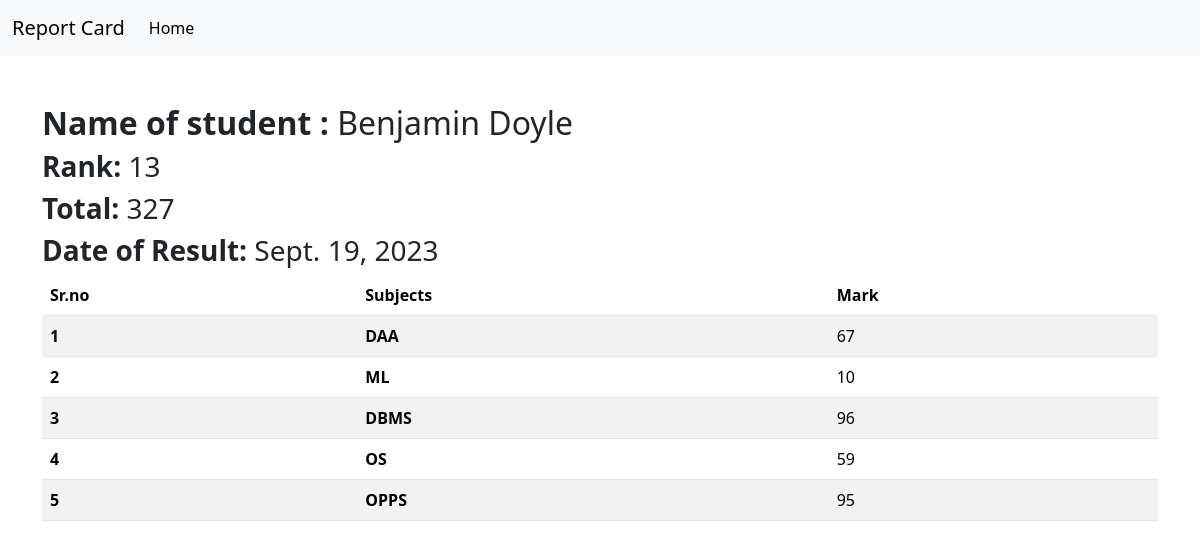
Page /see_mark/STU-0786 on the committed database.
### student/models.py (models this page shows, shortened)
class SubjectMark(models.Model):
    student = models.ForeignKey(Student,related_name="studentmark",on_delete=models.CASCADE)
    subject = models.ForeignKey(Subject, on_delete=models.CASCADE)
    marks = models.IntegerField()
    class Meta :
        unique_together = ['student','subject']

class Student(models.Model):
    department = models.ForeignKey(Department, on_delete=models.CASCADE, related_name='depart')
    studentid = models.OneToOneField(StudentId, on_delete=models.CASCADE, related_name='student')
    student_name = models.CharField(max_length=100)
    student_email = models.EmailField(unique=True)
    student_age = models.IntegerField(default=18)
    student_address = models.TextField()
    is_deleted = models.BooleanField(default=False)
    objects = StudentManager()
    admin_objects = models.Manager()
    def __str__(self):
        return self.student_name
    class Meta:
        ordering = ['student_name']
        verbose_name = "student"

class ReportCard(models.Model):
        student = models.ForeignKey(Student,related_name="studentreportcard",on_delete=models.CASCADE)
        student_rank = models.IntegerField()
        date_of_report_card_genration = models.DateField(auto_now_add=True)
        class Meta:
            unique_together = ['student_rank','date_of_report_card_genration']

class Subject(models.Model):
    subject_name = models.CharField(max_length=100)

### student/views.py (the view)
# urls.py: path('see_mark/<studentid>', see_mark, name='see_mark'),
def see_mark (request,studentid):
    queryset = SubjectMark.objects.filter(student__studentid__studentid = studentid)
    total_marks = queryset.aggregate(total_marks = Sum ('marks'))
    return render(request,'see_mark.html',{'queryset':queryset,'total_marks' : total_marks})

### student/templates/see_mark.html
{% extends "base.html" %}
{% block start %}
<div class="container mt-5">
<table class="table table-striped">
    <h2><b>Name of student :    </b>  {{queryset.first.student}} </h2>
    <h3><b>Rank:</b>   {{queryset.first.student.studentreportcard.first.student_rank}}</h3>
    <h3><b>Total:</b>   {{total_marks.total_marks}}</h3>
    <h3><b>Date of Result: </b>   {{queryset.first.student.studentreportcard.first.date_of_report_card_genration}}</h3>
    <thead>
        <tr>
          <th scope="col">Sr.no</th>
          <th scope="col">Subjects</th>
          <th scope="col">Mark</th>
        </tr>
      </thead>
    <tbody>
        {% for marks in queryset %}
        <tr>
            <th scope="row">{{ forloop.counter }}</th>
            <td>   <b> {{marks.subject.subject_name}} </b>
            </td>
            <td>{{marks.marks}} </td>
        </tr>
        {% endfor %}
    </tbody>
</table>
</div>
{% endblock %}

### rows in the picture
SubjectMark: first.student "Benjamin Doyle", first.student.studentreportcard.first.student_rank "13", first.student.studentreportcard.first.date_of_report_card_genration "Sept. 19, 2023", subject.subject_name "DAA", marks "67"
SubjectMark: subject.subject_name "ML", marks "10"
SubjectMark: subject.subject_name "DBMS", marks "96"
SubjectMark: subject.subject_name "OS", marks "59"
SubjectMark: subject.subject_name "OPPS", marks "95"

### other values in the picture
{{ total_marks.total_marks }} "327"
